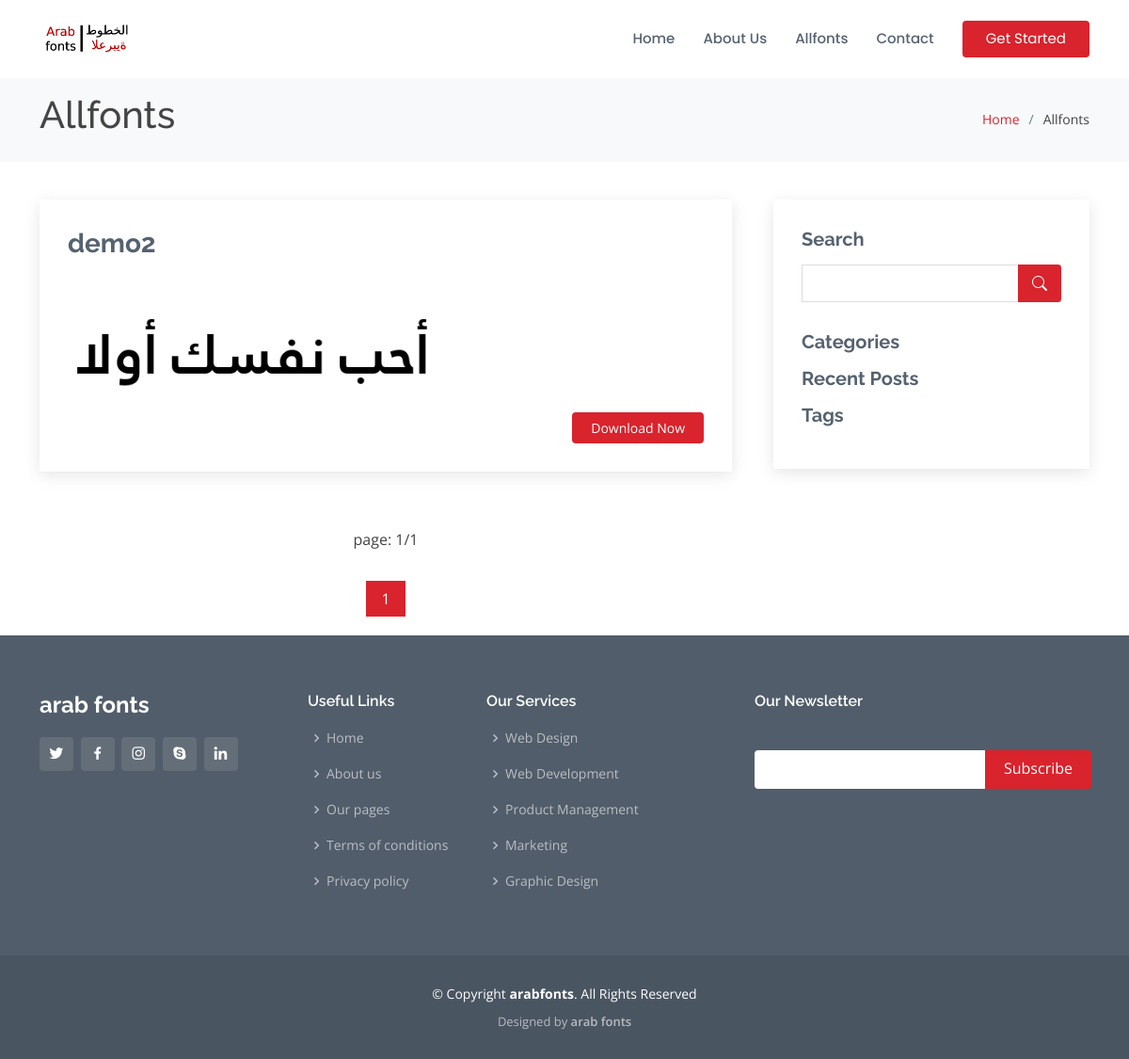
The page /allfonts on the database as committed earlier.
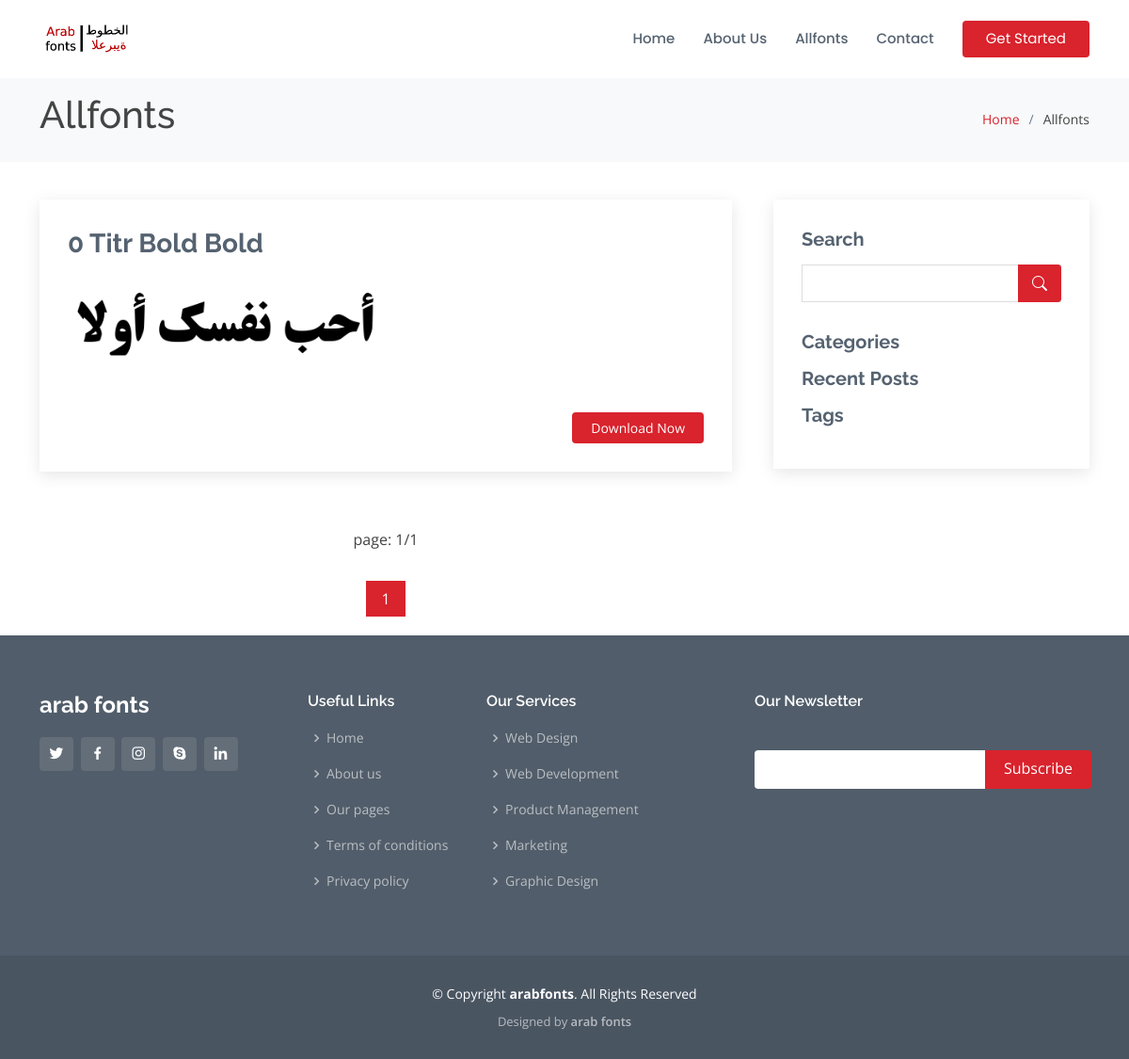
The same page on the database as committed later.
### home/models.py (models this page shows, shortened)
class Fonts(models.Model):
    title = models.CharField(max_length=100, unique=True)
    slug = models.SlugField(max_length=200, null=True, blank=True)
    metakeyword = models.CharField(max_length=200, null=True)
    header_image = models.ImageField(upload_to='header_image')
    upload_fonts = models.FileField(upload_to="upload_fonts")
    short_dis = FroalaField()
    long_dis = FroalaField()
    char_maping = models.ImageField(upload_to='char_maping')
    publish = models.BooleanField(default=False)
    Total_downloads = models.PositiveIntegerField(default=10, blank=False, null= False)

### home/views.py (the view)
# urls.py: path('allfonts' , allfonts , name="allfonts"),
def allfonts(request):
    websitedata = Modification.objects.latest('websitename', 'websitediscription', 'ouremail', 'copyright', 'logo', 'favicon' )
    allfonts = Fonts.objects.filter(publish = True)
    p = Paginator(allfonts, 2)
    page = request.GET.get('page')
    fontsfinal = p.get_page(page)
    context = {'fontsfinal': fontsfinal,
               'title': 'all fonts',
               'websitedata': websitedata,
    }
    return render(request , 'allfonts.html',context)

### templates/allfonts.html (shortened to what this page needs)
{% extends 'base.html' %}
{% block content %}
  <main id="main">
    <section id="breadcrumbs" class="breadcrumbs">
      <div class="container">
        <div class="d-flex justify-content-between align-items-center">
          <h1>Allfonts</h1>
          <ol>
            <li><a href="/">Home</a></li>
            <li>Allfonts</li>
          </ol>
        </div>
      </div>
    </section>
    <section id="blog" class="blog">
      <div class="container" data-aos="fade-up">
        <div class="row">
          <div class="col-lg-8 entries">
            <article class="entry">
              {% for fonts in fontsfinal %}
              <h2 class="entry-title">
                <a href="{% url 'fonts_details' fonts.slug%}">{{fonts.title}}</a>
              </h2>
              <a href="{% url 'fonts_details' fonts.slug%}"><img src="/static/{{fonts.header_image}}" class="img-fluid" alt=""></a>
              <div class="entry-content">
                <div class="read-more">
                  <a href="{% url 'fonts_details' fonts.slug %}">Download Now</a>
                </div>
              </div>
              {% endfor %}
            </article>
            <ul class="pagination justify-content-center"> <p>page: {{ fontsfinal.number }}/{{ fontsfinal.paginator.num_pages }}</p> </ul>
            <div class="blog-pagination">
              <ul class="justify-content-center">
                {% for num_page in fontsfinal.paginator.page_range %}
                {% if fontsfinal.number == num_page %}
                <li class="active">
                  <a href="?page={{ num_page }}">{{ num_page }} </a>
                </li>
                {% else %}
                <li>
                  <a href="?page={{ num_page }}">{{ num_page }} <span class="sr-only"></span></a>
                </li>
                {% endif %}
                {% endfor %}
              </ul>
            </div>
          </div>
          <div class="col-lg-4">
            <div class="sidebar">
              <h3 class="sidebar-title">Search</h3>
              <div class="sidebar-item search-form">
                <form action="">
                  <input type="text">
                  <button type="submit"><i class="bi bi-search"></i></button>
                </form>
              </div>
              <h3 class="sidebar-title">Categories</h3>
              <h3 class="sidebar-title">Recent Posts</h3>
              <h3 class="sidebar-title">Tags</h3>
            </div>
          </div>
        </div>
      </div>
    </section>
  </main>
  {% endblock %}

Rows that differ between the two databases and show on the page:
removed Fonts: title "demo2", header_image (picture)
added Fonts: title "0 Titr Bold Bold", header_image (picture)
